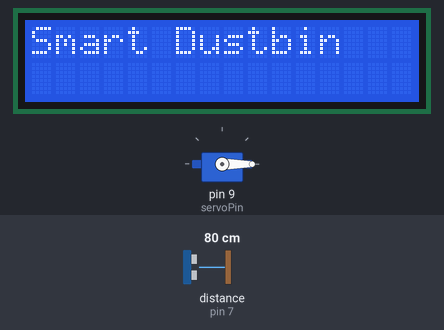
Simulated run of this sketch. Board: Arduino Uno, built with avr-gcc and run on an emulated ATmega328P. Shown: servo, 16×2 character LCD. Wiring (inferred from the names in the program): ultrasonic range finder: trigger pin 8; echo pin 7. The inputs (shaded band) are chosen by the test bench; at power-on: distance to the obstacle (sensor on pin 7) 80 cm. The echo pulse lasts 58.3 µs per cm; what the sketch prints to the serial monitor is not drawn.

Above: at 0.1 s.
3.3 s: distance to the obstacle (sensor on pin 7) set to 34 cm
4.8 s: distance to the obstacle (sensor on pin 7) set to 28 cm
At 5.8 s:
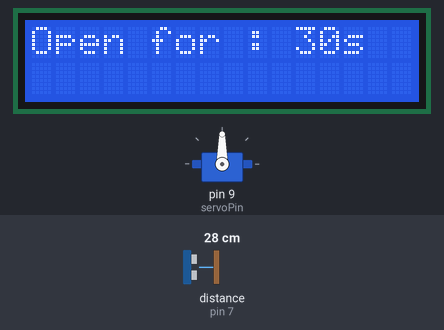
At 36.3 s:
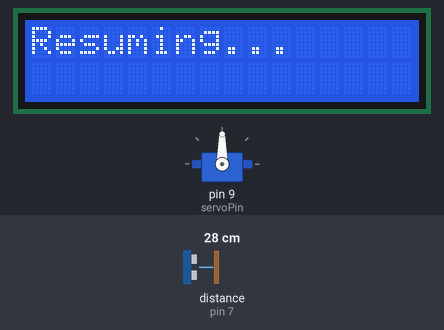
Timing chart, 0 to 37.8 s (numbered marks = the images above; inputs shaded):
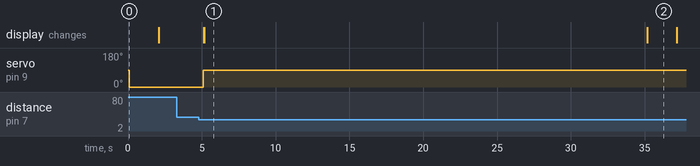

Measured:
- the behaviour switches between 31 and 30 cm on distance to the obstacle (sensor on pin 7) (found by bisection; images 0 and 1)
- after the input at 3.3 s, every drawn part: stays the same
- after the input at 4.8 s, servo on pin 9 (servoPin): 0° → 90° after 0.31 s; the display: first changes after 0.33 s (image 1 shows a later state)
- what the display in image 1 shows lasts 30.0 s, from 5.2 s to 35.2 s

The sketch:

servo_with_ultrasonic_sensor.ino
```cpp
#include <Servo.h>
#include <Wire.h>
#include <LCD_I2C.h> // Include the LCD_I2C library

const int triggerPin = 8;  // Pin connected to the Trigger of HC-SR04
const int echoPin = 7;     // Pin connected to the Echo of HC-SR04
const int servoPin = 9;    // Pin connected to the Servo motor

Servo dustbinServo;        // Create a Servo object to control the dustbin lid
LCD_I2C lcd(0x3F);         // Initialize the LCD (I2C address 0x3F)

long duration;
int distance;

void setup() {
  // Start the serial monitor
  Serial.begin(9600);

  // Set up pins for ultrasonic sensor
  pinMode(triggerPin, OUTPUT);
  pinMode(echoPin, INPUT);

  // Attach the servo to the servoPin
  dustbinServo.attach(servoPin);

  // Initialize the LCD
  lcd.begin();           // Initialize LCD
  lcd.backlight();       // Turn on LCD backlight
  lcd.print("Smart Dustbin"); // Display initial message

  // Initially close the dustbin lid
  dustbinServo.write(0);  // 0 degrees - closed position
  delay(2000);  // Display initial message for 2 seconds
  lcd.clear();
}

void loop() {
  // Trigger the ultrasonic sensor to start measurement
  digitalWrite(triggerPin, LOW);
  delayMicroseconds(2);
  digitalWrite(triggerPin, HIGH);
  delayMicroseconds(10);
  digitalWrite(triggerPin, LOW);

  // Read the echo time and calculate the distance
  duration = pulseIn(echoPin, HIGH);
  distance = duration * 0.034 / 2;  // Calculate distance in cm

  // Print distance for debugging
  Serial.print("Distance: ");
  Serial.print(distance);
  Serial.println(" cm");

  // If movement is detected within 30 cm
  if (distance < 30) {
    // Open the dustbin lid (servo to 90 degrees)
    dustbinServo.write(90);
    Serial.println("Movement detected! Opening dustbin...");
    lcd.clear();
    lcd.print("Lid Open");

    // Countdown for closing the lid
    for (int seconds = 30; seconds >= 0; seconds--) {
      lcd.setCursor(0, 1);
      lcd.print("Closing in: ");
      lcd.print(seconds);
      lcd.print("s  "); // Ensure trailing spaces clear the display

      // Check for movement during countdown
      digitalWrite(triggerPin, LOW);
      delayMicroseconds(2);
      digitalWrite(triggerPin, HIGH);
      delayMicroseconds(10);
      digitalWrite(triggerPin, LOW);
      duration = pulseIn(echoPin, HIGH);
      distance = duration * 0.034 / 2;

      if (distance < 30) {
        Serial.println("Movement detected during countdown! Pausing...");
        lcd.clear();
        lcd.print("Open for : 30s");

        // Pause countdown for 30 seconds
        delay(30000);

        // Resume countdown message
        lcd.clear();
        lcd.print("Resuming...");
        delay(2000);
        lcd.clear();
        lcd.print("Lid Open");
      }

      delay(1000); // Wait for 1 second
    }

    // Close the dustbin lid (servo back to 0 degrees)
    dustbinServo.write(0);
    Serial.println("Closing dustbin.");
    lcd.clear();
    lcd.print("Lid Closed");
    delay(2000); // Show "Lid Closed" for 2 seconds
    lcd.clear();
  }

  // Add a small delay to avoid continuous triggering
  delay(500);
}
```
